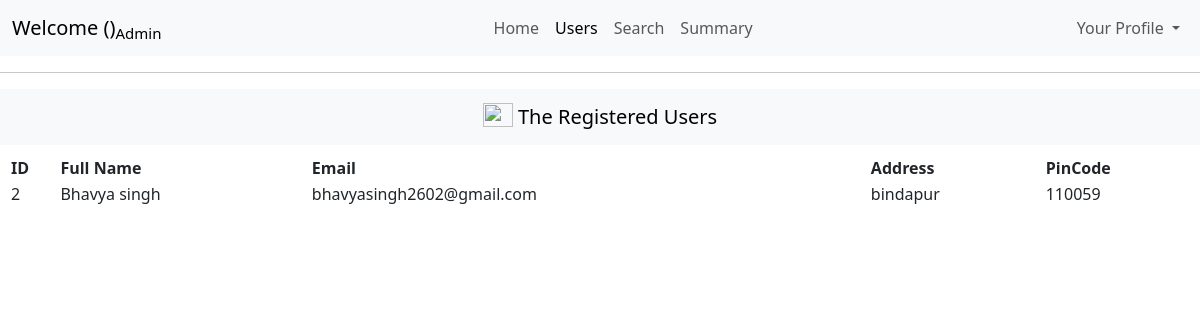
Page /admin/dashboard/users on the committed database.
### models/models.py (models this page shows)
class User(db.Model):
    id= db.Column(db.Integer(),primary_key=True)
    fullname = db.Column(db.String(50),nullable = False)
    email = db.Column(db.String(50),unique = True,nullable = False)
    password = db.Column(db.String(),nullable= False)
    address = db.Column(db.String(200),nullable=False)
    pincode = db.Column(db.Integer(),nullable= False)
    role = db.Column(db.String(10),nullable=False)
    status=db.Column(db.Integer(),nullable=False)

### controllers/controllers.py (the view)
@controllers.route("/admin/dashboard/users", methods=['GET','POST'])
def userDetails():
    getuser = User.query.filter_by(role="user")
    for i in getuser:
        print(i.pincode)
    print("executed")
    return render_template("userDetails.html",getuser=getuser)

### templates/userDetails.html (shortened to what this page needs)
<!DOCTYPE html>
<html lang="en">
<head>
    <link href="https://cdn.jsdelivr.net/npm/bootstrap@5.3.7/dist/css/bootstrap.min.css" rel="stylesheet">
</head>
<body>
    <nav class="navbar navbar-expand-lg bg-body-tertiary">
  <div class="container-fluid">
    <a class="navbar-brand " href="#">Welcome ({{session['fullname']}})<sub>Admin</sub></a>
    <div class="collapse navbar-collapse" id="navbarNavDropdown">
      <ul class="navbar-nav ms-auto">
        <li class="nav-item">
          <a class="nav-link " aria-current="page" href="/admin/dashboard">Home</a>
        </li>
        <li class="nav-item">
          <a class="nav-link active" href="#">Users</a>
        </li>
        <li class="nav-item">
          <a class="nav-link" href="/admin/dashboard/search">Search</a>
        </li>
        <li class="nav-item">
          <a class="nav-link" href="/admin/dashboard/summary">Summary</a>
        </li>
    </ul>
    <ul class="navbar-nav ms-auto">
        <li class="nav-item dropdown">
          <a class="nav-link dropdown-toggle" href="#" role="button" data-bs-toggle="dropdown" aria-expanded="false">
            Your Profile
          </a>
        </li>
      </ul>
    </div>
  </div>
</nav>
<hr>
<nav class="navbar bg-body-tertiary">
  <div class="container-fluid text-center">
    <a class="navbar-brand mx-auto " href="#">
      <img src="https://images.pexels.com/photos/1528375/pexels-photo-1528375.jpeg?_gl=1*18akve4*_ga*MTQyOTczMDU2MS4xNzUzMzU4OTQw*_ga_8JE65Q40S6*czE3NTMzNTg5MzkkbzEkZzEkdDE3NTMzNTg5NTckajQyJGwwJGgw" width="30" height="24" class="d-inline-block align-text-top" style="align-content: center;">
        The Registered Users
    </a>
 </div>
</nav>
<table style="width: 100%; margin: 10px;">
  <tr>
    <th>ID</th>
    <th>Full Name</th>
    <th>Email</th>
    <th>Address</th>
    <th>PinCode</th>
  </tr>
  {% for x in getuser%}
  <tr>
    <td>{{x.id}}</td>
    <td>{{x.fullname}}</td>
    <td>{{x.email}}</td>
    <td>{{x.address}}</td>
    <td>{{x.pincode}}</td>
  </tr>
    {% endfor %}
</table>
</body>
</html>

### rows in the picture
User: id "2", fullname "Bhavya singh", email "bhavyasingh2602@gmail.com", address "bindapur", pincode "110059"
